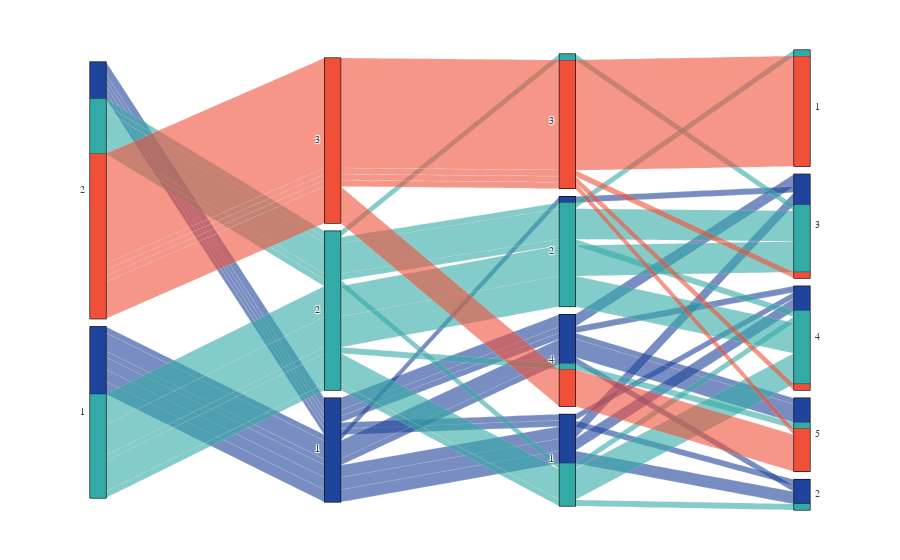

Here is the notebook cell this chart was saved with:
### Markdown cell above
## alluvial

### Code cell
import plotly.graph_objects as go

# Step 1: Build category orders for each split (most to least frequent)
category_orders = {}
for col in [str(i) for i in range(2, N_S_max)]:
    order = typedf[col].value_counts().sort_values(ascending=False).index.astype(str).tolist()
    category_orders[col] = order

# Step 2: Build dimensions list with categoryarray set for sorting
dimensions = []
for i in range(2, N_S_max):
    col = str(i)
    dim = dict(
        label="",
        values=typedf[col].astype(str),
        categoryorder="array",
        categoryarray=category_orders[col]
    )
    dimensions.append(dim)

# Step 3: Map subtype at split 3 to color
color_map = {
    '1': "#1f449c",
    '2': "#32ABA6",
    '3': "#f05039",
}
colors = typedf['3'].astype(str).map(color_map)

# Step 4: Create alluvial plot
fig = go.Figure(data=[
    go.Parcats(
        dimensions=dimensions,
        line={'color': colors},
        hoveron='color',
        labelfont={'size': 12, 'family': 'Arial'},
        tickfont={'size': 10, 'family': 'Arial'},
        arrangement='freeform',
        bundlecolors=True,
        sortpaths='forward'
    )
])

fig.update_layout(
    title="",
    margin=dict(l=50, r=50, t=50, b=50)
)

fig.show()

### Figure 1 — Plotly figure (JSON) as saved in the notebook; plotly's stock layout.template omitted (floating-point values rounded to 4 significant figures)
{"data": [{"arrangement": "freeform", "bundlecolors": true, "dimensions": [{"categoryarray": ["2", "1"], "categoryorder": "array", "label": "", "values": ["1", "1", "2", "2", "2", "2", "2", "2", "1", "2", "2", "2", "2", "2", "1", "1", "2", "2", "1", "2", "1", "1", "2", "2", "2", "2", "2", "1", "1", "2", "2", "1", "2", "2", "1", "1", "2", "2", "2", "2", "2", "1", "1", "1", "2", "1", "1", "2", "1", "1", "2", "2", "1", "2", "2", "1", "1", "2", "2", "1", "2", "2", "1", "1", "2", "2", "1", "2", "2", "1"]}, {"categoryarray": ["3", "2", "1"], "categoryorder": "array", "label": "", "values": ["2", "1", "3", "2", "2", "3", "1", "2", "1", "3", "3", "1", "3", "1", "2", "1", "3", "2", "1", "3", "1", "2", "1", "3", "2", "3", "3", "2", "1", "3", "3", "2", "1", "3", "1", "2", "3", "3", "3", "3", "3", "2", "1", "1", "3", "1", "2", "3", "2", "2", "1", "3", "1", "2", "3", "2", "2", "3", "2", "2", "2", "3", "2", "2", "3", "2", "2", "3", "3", "2"]}, {"categoryarray": ["3", "2", "4", "1"], "categoryorder": "array", "label": "", "values": ["2", "4", "3", "2", "1", "4", "4", "2", "4", "3", "3", "4", "4", "4", "1", "4", "3", "2", "1", "3", "1", "1", "1", "3", "2", "3", "3", "1", "2", "4", "4", "2", "1", "3", "1", "2", "3", "3", "4", "4", "3", "1", "1", "4", "3", "1", "2", "3", "2", "2", "4", "3", "1", "3", "3", "2", "2", "3", "2", "4", "2", "3", "1", "2", "3", "2", "2", "3", "3", "1"]}, {"categoryarray": ["1", "3", "4", "5", "2"], "categoryorder": "array", "label": "", "values": ["3", "5", "1", "3", "4", "5", "3", "3", "5", "1", "1", "5", "5", "4", "4", "2", "3", "3", "4", "1", "4", "4", "2", "1", "3", "4", "1", "4", "3", "5", "5", "3", "4", "1", "3", "3", "1", "1", "5", "5", "5", "2", "2", "5", "1", "3", "4", "1", "4", "3", "3", "1", "2", "3", "1", "4", "4", "1", "3", "5", "4", "1", "4", "4", "1", "1", "3", "1", "1", "4"]}], "hoveron": "color", "labelfont": {"family": "Arial", "size": 12}, "line": {"color": ["#32ABA6", "#1f449c", "#f05039", "#32ABA6", "#32ABA6", "#f05039", "#1f449c", "#32ABA6", "#1f449c", "#f05039", "#f05039", "#1f449c", "#f05039", "#1f449c", "#32ABA6", "#1f449c", "#f05039", "#32ABA6", "#1f449c", "#f05039", "#1f449c", "#32ABA6", "#1f449c", "#f05039", "#32ABA6", "#f05039", "#f05039", "#32ABA6", "#1f449c", "#f05039", "#f05039", "#32ABA6", "#1f449c", "#f05039", "#1f449c", "#32ABA6", "#f05039", "#f05039", "#f05039", "#f05039", "#f05039", "#32ABA6", "#1f449c", "#1f449c", "#f05039", "#1f449c", "#32ABA6", "#f05039", "#32ABA6", "#32ABA6", "#1f449c", "#f05039", "#1f449c", "#32ABA6", "#f05039", "#32ABA6", "#32ABA6", "#f05039", "#32ABA6", "#32ABA6", "#32ABA6", "#f05039", "#32ABA6", "#32ABA6", "#f05039", "#32ABA6", "#32ABA6", "#f05039", "#f05039", "#32ABA6"]}, "sortpaths": "forward", "tickfont": {"family": "Arial", "size": 10}, "type": "parcats"}], "layout": {"margin": {"b": 50, "l": 50, "r": 50, "t": 50}, "title": {"text": ""}}}
